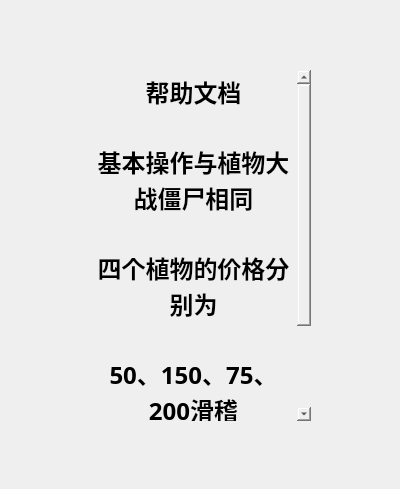
<?xml version="1.0" encoding="UTF-8"?>
<ui version="4.0">
 <class>bzwd</class>
 <widget class="QDialog" name="bzwd">
  <property name="geometry">
   <rect>
    <x>0</x>
    <y>0</y>
    <width>400</width>
    <height>489</height>
   </rect>
  </property>
  <property name="windowTitle">
   <string>Dialog</string>
  </property>
  <property name="styleSheet">
   <string notr="true">QDialog{
border-image: url(:/new/prefix1/12128673_165429543178_2.jpg);
}</string>
  </property>
  <widget class="QTextEdit" name="textEdit">
   <property name="geometry">
    <rect>
     <x>90</x>
     <y>70</y>
     <width>221</width>
     <height>351</height>
    </rect>
   </property>
   <property name="font">
    <font>
     <family>STHupo</family>
     <pointsize>14</pointsize>
    </font>
   </property>
   <property name="styleSheet">
    <string notr="true">background-color: rgba(255, 255, 255, 0);</string>
   </property>
   <property name="frameShape">
    <enum>QFrame::NoFrame</enum>
   </property>
   <property name="html">
    <string>&lt;!DOCTYPE HTML PUBLIC &quot;-//W3C//DTD HTML 4.0//EN&quot; &quot;http://www.w3.org/TR/REC-html40/strict.dtd&quot;&gt;
&lt;html&gt;&lt;head&gt;&lt;meta name=&quot;qrichtext&quot; content=&quot;1&quot; /&gt;&lt;style type=&quot;text/css&quot;&gt;
p, li { white-space: pre-wrap; }
&lt;/style&gt;&lt;/head&gt;&lt;body style=&quot; font-family:'STHupo'; font-size:14pt; font-weight:400; font-style:normal;&quot;&gt;
&lt;p align=&quot;center&quot; style=&quot; margin-top:0px; margin-bottom:0px; margin-left:0px; margin-right:0px; -qt-block-indent:0; text-indent:0px;&quot;&gt;&lt;span style=&quot; font-family:'.SF NS Text'; font-size:18pt; font-weight:600;&quot;&gt;帮助文档&lt;/span&gt;&lt;/p&gt;
&lt;p align=&quot;center&quot; style=&quot;-qt-paragraph-type:empty; margin-top:0px; margin-bottom:0px; margin-left:0px; margin-right:0px; -qt-block-indent:0; text-indent:0px; font-family:'.SF NS Text'; font-size:18pt; font-weight:600;&quot;&gt;&lt;br /&gt;&lt;/p&gt;
&lt;p align=&quot;center&quot; style=&quot; margin-top:0px; margin-bottom:0px; margin-left:0px; margin-right:0px; -qt-block-indent:0; text-indent:0px;&quot;&gt;&lt;span style=&quot; font-family:'.SF NS Text'; font-size:18pt; font-weight:600;&quot;&gt;基本操作与植物大战僵尸相同&lt;/span&gt;&lt;/p&gt;
&lt;p align=&quot;center&quot; style=&quot;-qt-paragraph-type:empty; margin-top:0px; margin-bottom:0px; margin-left:0px; margin-right:0px; -qt-block-indent:0; text-indent:0px; font-family:'.SF NS Text'; font-size:18pt; font-weight:600;&quot;&gt;&lt;br /&gt;&lt;/p&gt;
&lt;p align=&quot;center&quot; style=&quot; margin-top:0px; margin-bottom:0px; margin-left:0px; margin-right:0px; -qt-block-indent:0; text-indent:0px;&quot;&gt;&lt;span style=&quot; font-family:'.SF NS Text'; font-size:18pt; font-weight:600;&quot;&gt;四个植物的价格分别为&lt;/span&gt;&lt;/p&gt;
&lt;p align=&quot;center&quot; style=&quot;-qt-paragraph-type:empty; margin-top:0px; margin-bottom:0px; margin-left:0px; margin-right:0px; -qt-block-indent:0; text-indent:0px; font-family:'.SF NS Text'; font-size:18pt; font-weight:600;&quot;&gt;&lt;br /&gt;&lt;/p&gt;
&lt;p align=&quot;center&quot; style=&quot; margin-top:0px; margin-bottom:0px; margin-left:0px; margin-right:0px; -qt-block-indent:0; text-indent:0px;&quot;&gt;&lt;span style=&quot; font-family:'.SF NS Text'; font-size:18pt; font-weight:600;&quot;&gt;50、150、75、200滑稽&lt;/span&gt;&lt;/p&gt;
&lt;p align=&quot;center&quot; style=&quot;-qt-paragraph-type:empty; margin-top:0px; margin-bottom:0px; margin-left:0px; margin-right:0px; -qt-block-indent:0; text-indent:0px; font-family:'.SF NS Text'; font-size:18pt; font-weight:600;&quot;&gt;&lt;br /&gt;&lt;/p&gt;
&lt;p align=&quot;center&quot; style=&quot; margin-top:0px; margin-bottom:0px; margin-left:0px; margin-right:0px; -qt-block-indent:0; text-indent:0px;&quot;&gt;&lt;span style=&quot; font-family:'.SF NS Text'; font-size:18pt; font-weight:600;&quot;&gt;僵尸每隔五分钟会增强一次&lt;/span&gt;&lt;/p&gt;&lt;/body&gt;&lt;/html&gt;</string>
   </property>
  </widget>
 </widget>
 <resources/>
 <connections/>
</ui>
